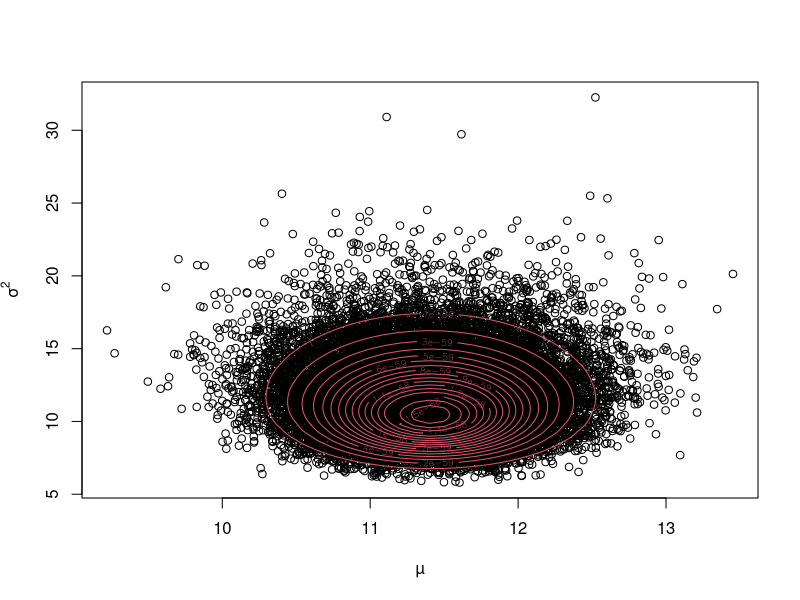
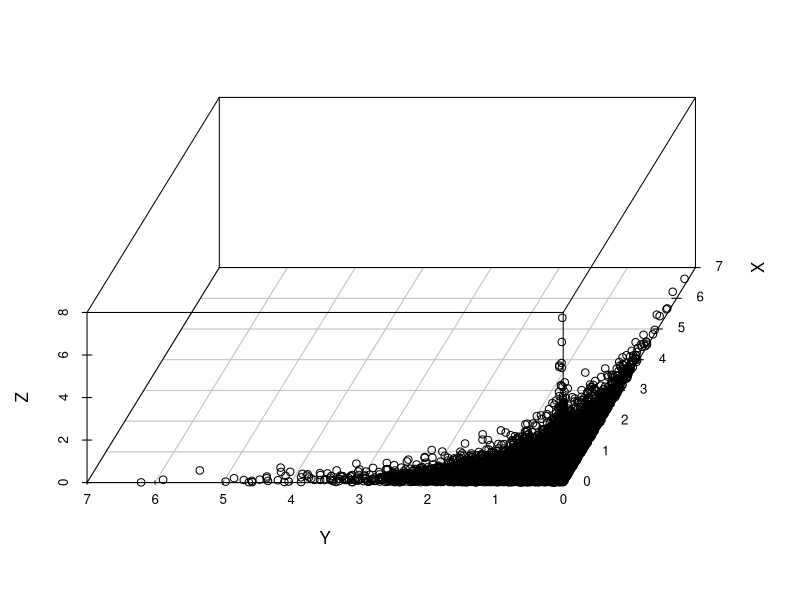
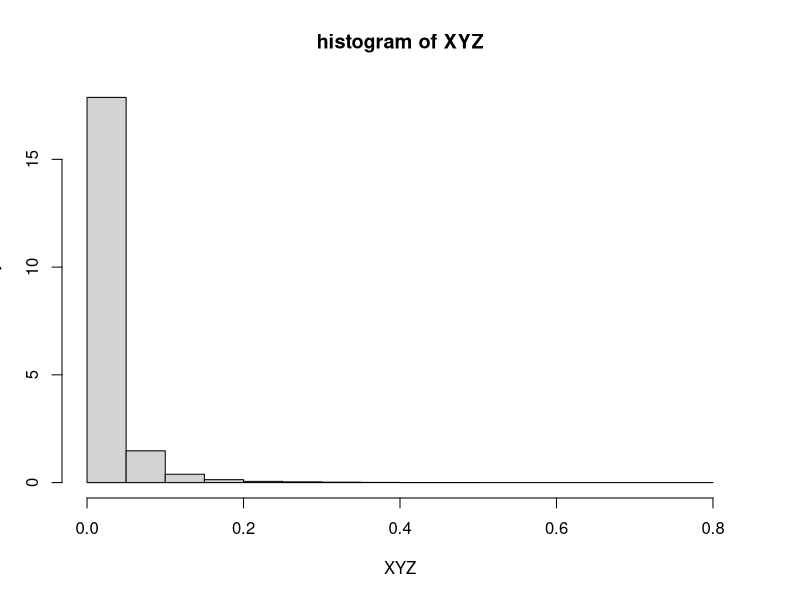
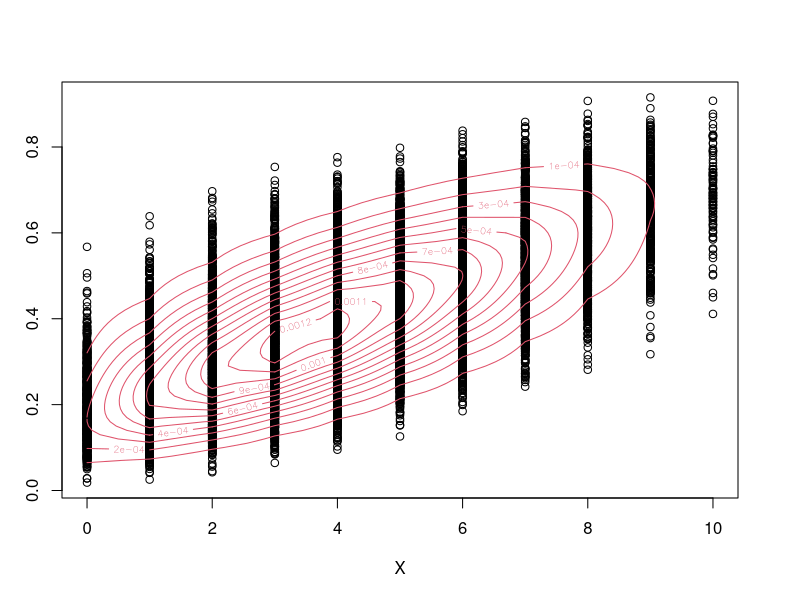
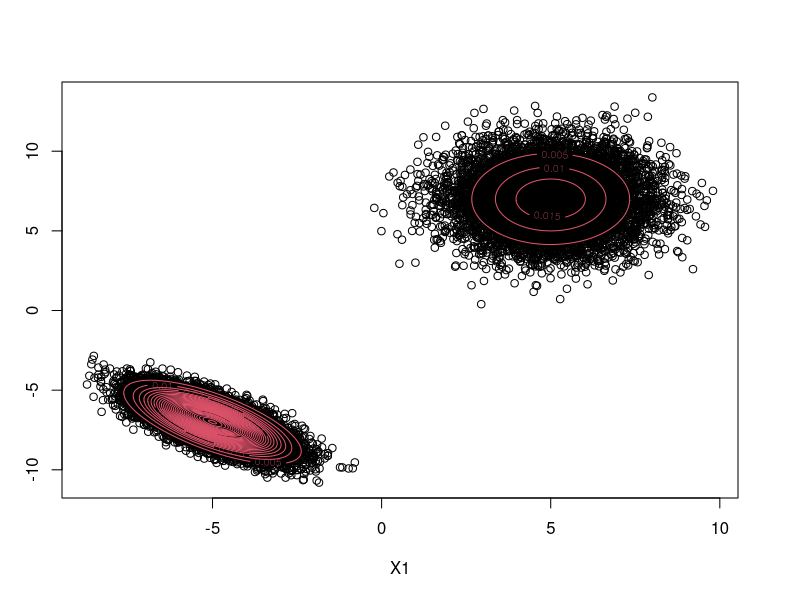

Generate these figures, in order, with R:
## ---- chunk 1
data.y <- c(14.52, 8.49, 11.86, 6.42, 8.41, 7.66, 10.4, 9.99, 16.49,
              6.55, 16.54, 15.53, 5.66, 14.67, 9.06, 13.69, 8.49, 12.72,
              7.86, 13.03, 13.06, 5.67, 8.18, 18.74, 7.63, 14.76, 18.28,
              15.82, 12.67, 11.72, 16.13, 11.5, 11.88, 9.3, 12.67, 10.61,
              12.35, 8.41, 11.17, 14.91, 5.58, 7.74, 12.78, 11.32, 11.12,
              12.01, 13.75, 11.36, 11.63, 10.22)



#(c)
gibbs1=function(freq,data.y,theta,tau_square){
  n=length(data.y)
  par=matrix(rep(NA,freq*2),nrow=2,ncol = freq)       
  par[,1]=c(mean(data.y),var(data.y))
  for(i in 2:freq){
    A=(tau_square*sum(data.y)+theta*par[2,i-1])/(n*tau_square+par[2,i-1])
    B=tau_square*par[2,i-1]/(n*tau_square+par[2,i-1])
    par[1,i]=rnorm(1,A,sqrt(B))
    par[2,i]=1/rgamma(1,n/2,sum((data.y-par[1,i])^2)/2)
  }
  return(par)
}
## ---- chunk 2
#(d)
freq=30000
theta=11
tau_square=8
res=gibbs1(freq,data.y,theta,tau_square)

plot(res[1,seq(0.1*freq,freq)],res[2,seq(0.1*freq,freq)],xlab = "µ",ylab=expression(σ^2))



pdf <- function(data.y,mu, sigma_square,theta,tau_square){
  fxy <- matrix(NA, length(mu), length(sigma_square))
  n=length(data.y)
  for(i in 1:length(mu)){
    for(j in 1:length(sigma_square)){
      fxy[i, j] =(2*3.14*sigma_square[j])^(-n/2)*exp(-sum((data.y-mu[i])^2)/(2*sigma_square[j]))*exp(-(mu[i]-theta)^2/(2*tau_square))/sigma_square[j]
    }
  }
  return(fxy)
}
mu=seq(9,14,0.1)
sigma_square=seq(5,30,0.1)
contour(mu, sigma_square, pdf(data.y,mu,sigma_square,theta,tau_square),nlevels = 15, col = 2, add = TRUE)

## ---- chunk 3
#(e)
mu=mean(res[1,seq(0.1*freq,freq)])
sigma_square=mean(res[2,seq(0.1*freq,freq)])
mu
sigma_square
## ---- chunk 4
gibbs2=function(n,a,b,c){
  par=matrix(rep(NA,freq*3),nrow=freq,ncol = 3)       
  par[1,]=c(1,1,1)
  for(i in 2:freq){
    par[i,1]=rexp(1,a*par[i-1,2]+b*par[i-1,3]+1)
    par[i,2]=rexp(1,a*par[i,1]+c*par[i-1,3]+1)
    par[i,3]=rexp(1,b*par[i,1]+c*par[i,2]+1)
  }
  return(par)
}

a=2
b=3
c=6
freq=30000
res=gibbs2(freq,a,b,c)



library("scatterplot3d") # load
scatterplot3d(res[seq(0.1*freq,freq),], angle = 245,xlab="X",ylab="Y",zlab="Z")

hist(res[seq(0.1*freq,freq),1]*res[seq(0.1*freq,freq),2]*res[seq(0.1*freq,freq),3],probability = T,xlab="XYZ",main="histogram of XYZ")

#E(XYZ)
mean=mean(res[seq(0.1*freq,freq),1]*res[seq(0.1*freq,freq),2]*res[seq(0.1*freq,freq),3])
mean
## ---- chunk 5
#3
gibbs3=function(freq,n,alpha,beta){
  par=matrix(rep(NA,freq*2),nrow=2,ncol = freq)       
  par[,1]=c(1,1)
  for(i in 2:freq){
    par[1,i]=rbinom(1,n,par[2,i-1])
    par[2,i]=rbeta(1,par[1,i]+alpha+1,n-par[1,i]+beta+1)
  }
  return(par)
}

freq=30000
n=10
alpha=3
beta=5
res=gibbs3(freq,n,alpha,beta)
plot(res[1,seq(0.1*freq,freq)],res[2,seq(0.1*freq,freq)],xlab="X",ylab="Y")

pdf <- function(x, y,n,alpha,beta){
  fxy <- matrix(NA, length(x), length(y))
  for(i in 1:length(x)){
    for(j in 1:length(y)){
      fxy[i, j] =choose(n,x[i])*y[j]^(x[i]+alpha)*(1-y[j])^(n-x[i]+beta)
    }
  }
  return(fxy)
}
xx <- seq(0, 10, 1)
yy <- seq(0, 1, 0.01)
contour(xx, yy, pdf(xx, yy, n,alpha,beta),nlevels = 15, col = 2, add = TRUE)
## ---- chunk 6
#(a)
c.normal=function(freq,mu1,mu2,sigma1,sigma2,rho){
  par=matrix(rep(NA,freq*2),nrow=2,ncol = freq)   
  par[,1]=c(0,0)
  c.sigma1=sqrt((1-rho^2)*sigma1^2)
  c.sigma2=sqrt((1-rho^2)*sigma2^2)
  for(i in 2:freq){
    c.mean1=mu1+rho*sigma1/sigma2*(par[2,i-1]-mu2)
    par[1,i]=rnorm(1,c.mean1,c.sigma1)
    c.mean2=mu2+rho*sigma2/sigma1*(par[1,i]-mu1)
    par[2,i]=rnorm(1,c.mean2,c.sigma2)
  }
  return(par)
}


gibbs4=function(freq,w1,w2,mu11,mu12,mu21,mu22,sigma11,sigma12,sigma21,sigma22,rho1,rho2){
  x=matrix(rep(NA,freq*2),nrow=2,ncol = freq) 
  res1=c.normal(freq,mu11,mu12,sigma11,sigma12,rho1)
  res2=c.normal(freq,mu21,mu22,sigma21,sigma22,rho2)
  for(i in 1:freq){
    U=runif(1)
    if(U<w1){
      x[,i]=res1[,i]
    }else{
      x[,i]=res2[,i]
    }
  }
  return(x)
}
## ---- chunk 7
freq=30000
w1=0.7
w2=0.3
mu11=-5
mu12=-7
mu21=5
mu22=7
rho1=-0.7
rho2=0
sigma11=1
sigma12=1
sigma21=sqrt(2)
sigma22=sqrt(3)
x=gibbs4(freq,w1,w2,mu11,mu12,mu21,mu22,sigma11,sigma12,sigma21,sigma22,rho1,rho2)
plot(x[1,seq(0.1*freq,freq)],x[2,seq(0.1*freq,freq)],xlab="X1",ylab="X2")










pdf <- function(x1,x2,w1,w2,mu11,mu12,mu21,mu22,sigma11,sigma12,sigma21,sigma22,rho1,rho2){
  fx1x2 <- matrix(NA, length(x1), length(x2))
  for(i in 1:length(x1)){
    for(j in 1:length(x2)){
     z1 <- (x1[i]-mu11)^2/sigma11^2 + (x2[j]-mu12)^2/sigma12^2 -
2*rho1*(x1[i]-mu11)*(x2[j]-mu12)/(sigma11*sigma12)
      z2<- (x1[i]-mu21)^2/sigma21^2 + (x2[j]-mu22)^2/sigma22^2 -
2*rho2*(x1[i]-mu21)*(x2[j]-mu22)/(sigma21*sigma22)
      fx1x2[i, j] =0.7*exp(-z1/(2*(1-rho1^2)))/(2*3.14*sigma11*sigma12*sqrt(1-rho1^2))+0.3*exp(-z2/(2*(1-rho2^2)))/(2*3.14*sigma21*sigma22*sqrt(1-rho2^2))
    }
  }
  return(fx1x2)
}

x1x1 <- seq(-10, 10, 0.01)
x2x2 <- seq(-10, 10, 0.01)

contour(x1x1, x2x2, pdf(x1x1,x2x2,w1,w2,mu11,mu12,mu21,mu22,sigma11,sigma12,sigma21,sigma22,rho1,rho2),nlevels = 30, col = 2, add = TRUE)
